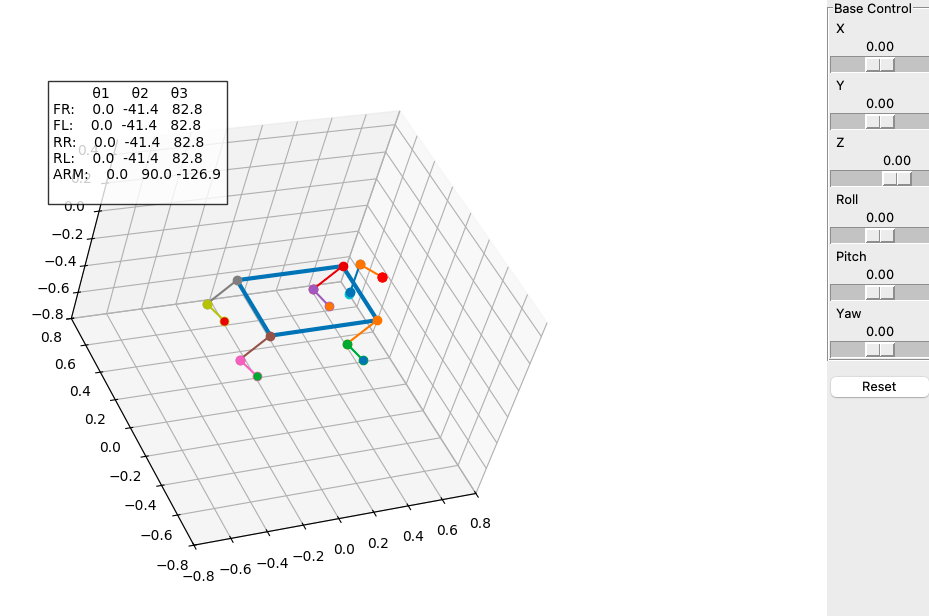

This chart was generated by the following Python code:
import matplotlib

matplotlib.use('TkAgg')

import numpy as np
import matplotlib.pyplot as plt
import tkinter as tk
from matplotlib.backends.backend_tkagg import FigureCanvasTkAgg

# -----------------------------
# PARAMETERS
# -----------------------------
L1, L2 = 0.2, 0.2
Lm1, Lm2, Lm3 = 0.02, 0.2, 0.2

# Base pose
base_pose = [0, 0, 0, 0, 0, 0]
base_defaults = base_pose[:]

# Arm target (WORLD FRAME)
arm_target = np.array([0.4, 0.0, 0.1])
arm_default = arm_target.copy()

# Initializing theta3 (index 2) to -1.0 to force "Elbow Up" at start
prev_arm_q = np.array([0.0, 0.0, -1.0])

# Fixed feet
feet_world = {
    "FR": np.array([0.3, -0.2, -0.3]),
    "FL": np.array([0.3, 0.2, -0.3]),
    "RR": np.array([-0.3, -0.2, -0.3]),
    "RL": np.array([-0.3, 0.2, -0.3])
}

hip_offsets = {
    "FR": np.array([0.3, -0.2, 0]),
    "FL": np.array([0.3, 0.2, 0]),
    "RR": np.array([-0.3, -0.2, 0]),
    "RL": np.array([-0.3, 0.2, 0])
}

arm_offset = np.array([0.24, 0, 0])

body = np.array([
    [0.3, -0.2, 0], [0.3, 0.2, 0],
    [-0.3, 0.2, 0], [-0.3, -0.2, 0], [0.3, -0.2, 0]
])


# -----------------------------
# ROTATION
# -----------------------------
def rot_matrix(r, p, y):
    Rx = np.array([[1, 0, 0], [0, np.cos(r), -np.sin(r)], [0, np.sin(r), np.cos(r)]])
    Ry = np.array([[np.cos(p), 0, np.sin(p)], [0, 1, 0], [-np.sin(p), 0, np.cos(p)]])
    Rz = np.array([[np.cos(y), -np.sin(y), 0], [np.sin(y), np.cos(y), 0], [0, 0, 1]])
    return Rz @ Ry @ Rx


# -----------------------------
# IK LEG
# -----------------------------
def ik_leg(x, y, z):
    t1 = np.arctan2(y, -z)
    R = max(np.sqrt(y ** 2 + z ** 2), 1e-6)

    D = x ** 2 + R ** 2
    c = np.clip((D - L1 ** 2 - L2 ** 2) / (2 * L1 * L2), -1, 1)
    t3 = np.arccos(c)

    t2 = np.arctan2(x, R) - np.arctan2(L2 * np.sin(t3), L1 + L2 * np.cos(t3))
    return np.array([t1, t2, t3])


# -----------------------------
# IK ARM (AUTO ELBOW)
# -----------------------------
def ik_arm(X, Y, Z):
    global prev_arm_q

    t1 = np.arctan2(Y, X)

    r = np.sqrt(X ** 2 + Y ** 2)
    z = Z - Lm1
    D = np.sqrt(r ** 2 + z ** 2)

    c = np.clip((D ** 2 - Lm2 ** 2 - Lm3 ** 2) / (2 * Lm2 * Lm3), -1, 1)

    t3a = np.arccos(c)
    t3b = -np.arccos(c)

    def solve(t3):
        t2 = np.arctan2(z, r) - np.arctan2(Lm3 * np.sin(t3), Lm2 + Lm3 * np.cos(t3))
        return np.array([t1, t2, t3])

    qa = solve(t3a)
    qb = solve(t3b)

    # pick closest to previous (smooth)
    if np.linalg.norm(qa - prev_arm_q) < np.linalg.norm(qb - prev_arm_q):
        q = qa
    else:
        q = qb

    prev_arm_q = q
    return q


# -----------------------------
# FK
# -----------------------------
def fk_leg(t1, t2, t3):
    X = L1 * np.sin(t2) + L2 * np.sin(t2 + t3)
    R = L1 * np.cos(t2) + L2 * np.cos(t2 + t3)
    return np.array([X, R * np.sin(t1), -R * np.cos(t1)])


def fk_arm(t1, t2, t3):
    X = (Lm2 * np.cos(t2) + Lm3 * np.cos(t2 + t3)) * np.cos(t1)
    Y = (Lm2 * np.cos(t2) + Lm3 * np.cos(t2 + t3)) * np.sin(t1)
    Z = Lm2 * np.sin(t2) + Lm3 * np.sin(t2 + t3) + Lm1
    return np.array([X, Y, Z])


# -----------------------------
# PLOT
# -----------------------------
fig = plt.figure(figsize=(8, 6))
ax = fig.add_subplot(111, projection='3d')


def draw():
    ax.clear()

    bx, by, bz, r, p, y = base_pose
    Rb = rot_matrix(r, p, y)
    base = np.array([bx, by, bz])

    # Body
    body_w = (Rb @ body.T).T + base
    ax.plot(body_w[:, 0], body_w[:, 1], body_w[:, 2], linewidth=3)

    angles = {}

    # ---- LEGS ----
    for leg in feet_world:
        foot_w = feet_world[leg]
        hip_w = base + Rb @ hip_offsets[leg]

        foot_local = Rb.T @ (foot_w - hip_w)

        q = ik_leg(*foot_local)
        angles[leg] = np.degrees(q)

        knee = hip_w + Rb @ np.array([
            L1 * np.sin(q[1]),
            L1 * np.cos(q[1]) * np.sin(q[0]),
            -L1 * np.cos(q[1]) * np.cos(q[0])
        ])

        foot_calc = hip_w + Rb @ fk_leg(*q)

        ax.plot(*zip(hip_w, knee), marker='o')
        ax.plot(*zip(knee, foot_calc), marker='o')
        ax.scatter(*foot_w, s=25)

    # ---- ARM ----
    arm_base_w = base + Rb @ arm_offset

    arm_local = Rb.T @ (arm_target - arm_base_w)

    q = ik_arm(*arm_local)
    angles["ARM"] = np.degrees(q)

    j1 = arm_base_w + Rb @ [0, 0, Lm1]
    j2 = j1 + Rb @ [
        Lm2 * np.cos(q[1]) * np.cos(q[0]),
        Lm2 * np.cos(q[1]) * np.sin(q[0]),
        Lm2 * np.sin(q[1])
    ]
    end = arm_base_w + Rb @ fk_arm(*q)

    ax.plot(*zip(arm_base_w, j1), marker='o')
    ax.plot(*zip(j1, j2), marker='o')
    ax.plot(*zip(j2, end), marker='o')
    ax.scatter(*arm_target, s=40, c='r')

    # ---- INFO ----
    txt = "         θ1     θ2     θ3\n"
    for k in ["FR", "FL", "RR", "RL", "ARM"]:
        a = angles[k]
        txt += f"{k}: {a[0]:6.1f} {a[1]:6.1f} {a[2]:6.1f}\n"

    ax.text2D(0.02, 0.98, txt, transform=ax.transAxes,
              bbox=dict(facecolor='white', alpha=0.8),
              va='top')

    ax.set(xlim=[-0.8, 0.8], ylim=[-0.8, 0.8], zlim=[-0.8, 0.5])


# -----------------------------
# UI
# -----------------------------
root = tk.Tk()
root.title("Floating Base + Fixed Legs + Arm IK")
root.geometry("1200x650")

canvas = FigureCanvasTkAgg(fig, master=root)
canvas.get_tk_widget().pack(side=tk.LEFT, fill=tk.BOTH, expand=True)

panel = tk.Frame(root)
panel.pack(side=tk.RIGHT, fill=tk.Y)

labels = ["X", "Y", "Z", "Roll", "Pitch", "Yaw"]
limits = [(-0.27, 0.27), (-0.27, 0.27), (-0.3, 0.1),
          (-0.56, 0.56), (-0.35, 0.35), (-0.6, 0.6)]

sliders = []


def update(i, v):
    base_pose[i] = float(v)
    draw();
    canvas.draw_idle()


frame = tk.LabelFrame(panel, text="Base Control")
frame.pack(fill="x")

for i, n in enumerate(labels):
    s = tk.Scale(frame, from_=limits[i][0], to=limits[i][1],
                 resolution=0.01, orient=tk.HORIZONTAL,
                 label=n, command=lambda v, j=i: update(j, v))
    s.set(base_pose[i])
    s.pack(fill="x")
    sliders.append((s, i))


def reset():
    global arm_target, prev_arm_q
    for i in range(len(base_pose)):
        base_pose[i] = base_defaults[i]
    arm_target = arm_default.copy()

    # MODIFICATION: Resetting theta3 to -1.0 here as well to maintain "Elbow Up"
    prev_arm_q = np.array([0.0, 0.0, -1.0])

    for s, i in sliders:
        s.set(base_pose[i])

    draw();
    canvas.draw()


tk.Button(panel, text="Reset", command=reset).pack(fill="x", pady=10)

# -----------------------------
draw()
canvas.draw()
root.mainloop()
